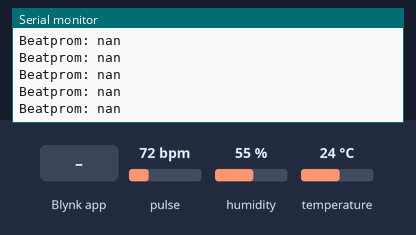
Bench run of a sketch on a simulated ESP32. Shown: the last lines printed to the serial monitor. The inputs (shaded band) are chosen by the test bench; at power-on: pulse 72 bpm, humidity 55 %, temperature 24 °C. WiFi joins after 1.5 s; servers stay silent unless stated.

Above: at 3.0 s.
3.1 s: Blynk app writes 1 to V1
At 4.2 s:
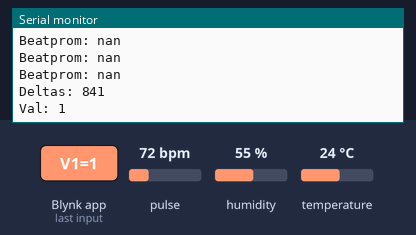
4.9 s: Blynk app writes 0 to V1
At 5.6 s:
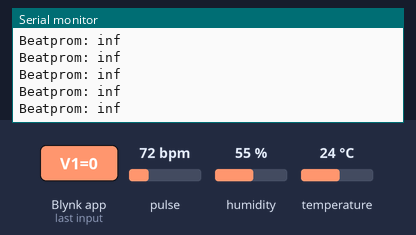
6.4 s: pulse set to 42 bpm
7.9 s: pulse set to 70 bpm
Timing chart, 0 to 10.4 s (numbered marks = the images above; inputs shaded):
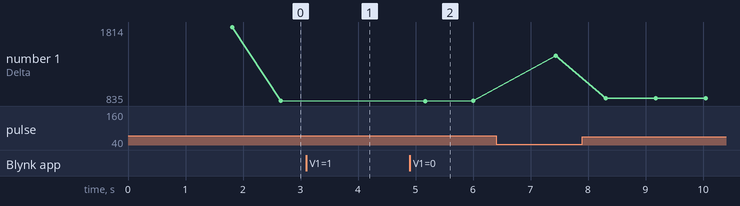

Measured:
- after the input at 3.1 s, the serial monitor: prints a new line after 0.40 s (image 1)
- after the input at 4.9 s, the serial monitor: prints a new line at once (image 2)
- plotted number 1: 840 → 837 after the input at 4.9 s, 837 → 1433 after the input at 6.4 s, 1433 → 871 after the input at 7.9 s

The sketch:

esp32_max30100_blynk.ino
```cpp
#include <Wire.h>
#include "MAX30105.h"
#include <BlynkSimpleEsp32_BLE.h>
#include <BLEDevice.h>
#include <BLEServer.h>
#include "heartRate.h"
#include <Adafruit_Sensor.h>
#include <DHT.h>


#define BLYNK_PRINT Serial
#define BLYNK_USE_DIRECT_CONNECT
#define DHTPIN 4
#define DHTTYPE DHT11

char auth[] = "c-HgFsEu8BcZq3quB0_vLir6_6i-Pxkw";
int pin=15;
float val;
float beatsuma=0.0;
float beatprom = 0;
int cont;
const int intervalo=1000;
unsigned long milisactuales = millis();
unsigned long anteriores=0;
int pin1Value = 0;
const byte RATE_SIZE = 4;
byte rates[RATE_SIZE];
byte rateSpot = 0;
long lastBeat = 0;
float beatsPerMinute;
int beatAvg;

MAX30105 particleSensor;
DHT dht(DHTPIN, DHTTYPE);

BLYNK_WRITE(V1)
{
  pin1Value = param.asInt(); // assigning incoming value from pin V1 to a variable
}

void setup()
{
  Serial.begin(9600);
  dht.begin();
  if (!particleSensor.begin(Wire, I2C_SPEED_FAST)) //Use default I2C port, 400kHz speed
  {
    while (1);
  }

  particleSensor.setup();
  particleSensor.setPulseAmplitudeRed(0x0A);
  particleSensor.setPulseAmplitudeGreen(0);

  Blynk.setDeviceName("Blynk");

  Blynk.begin(auth);
}

void loop()
{
  long irValue = particleSensor.getIR();

  if (checkForBeat(irValue) == true)
  {
    long delta = millis() - lastBeat;
    lastBeat = millis();

    beatsPerMinute = 60 / (delta / 10000.0);
  Serial.print("Delta: ");
  Serial.println(delta);
  }

  while(pin1Value == 1)
  {
      Blynk.run();
    irValue = particleSensor.getIR();

    if (checkForBeat(irValue) == true)
    {
    long delta = millis() - lastBeat;
    lastBeat = millis();

    beatsPerMinute = 60 / (delta / 10000.0);
  Serial.print("Deltas: ");
  Serial.println(delta);
    Serial.print("Val: ");
  Serial.println(pin1Value);
  }
    anteriores=millis();
    if (milisactuales - anteriores >= intervalo)
    {
      beatsuma=beatsPerMinute+beatsuma;
      cont++;
    }
  }
  beatprom=beatsuma/cont;
  cont=0;
  Serial.print("Beatprom: ");
  Serial.println(beatprom);
  if(beatprom>54 && beatprom<60)
  {
    Blynk.virtualWrite(V6, 1000);
    Blynk.virtualWrite(V5, 0);
    Blynk.virtualWrite(V4, 1000);
  }
  else if(beatprom>46 && beatprom<=54)
  {
    Blynk.virtualWrite(V5, 1000);
    Blynk.virtualWrite(V6, 0);
    Blynk.virtualWrite(V4, 1000);
  }
  else if(beatprom>100)
  {
    Blynk.virtualWrite(V4, 1000);
    Blynk.virtualWrite(V5, 0);
    Blynk.virtualWrite(V6, 0);
  }
  else
  {
    Blynk.virtualWrite(V4, 0);
    Blynk.virtualWrite(V5, 0);
    Blynk.virtualWrite(V6, 0);
  }

  float t = dht.readTemperature();
  float hum = dht.readHumidity();
  Blynk.run();
  Blynk.virtualWrite(V2, hum);
  Blynk.virtualWrite(V7, beatsPerMinute);
  Blynk.virtualWrite(V3, irValue);
  Blynk.virtualWrite(V0, t);
}
```
